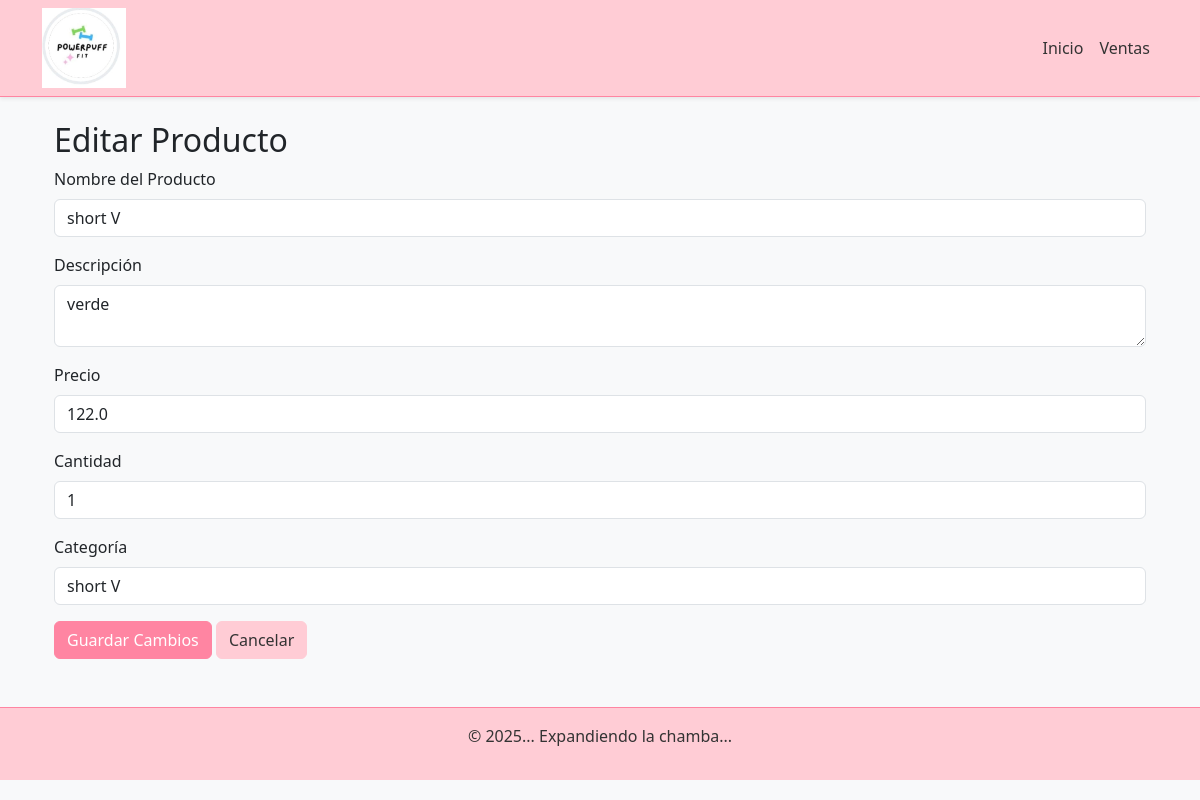
Before: /producto/editar/3 with the older database file.
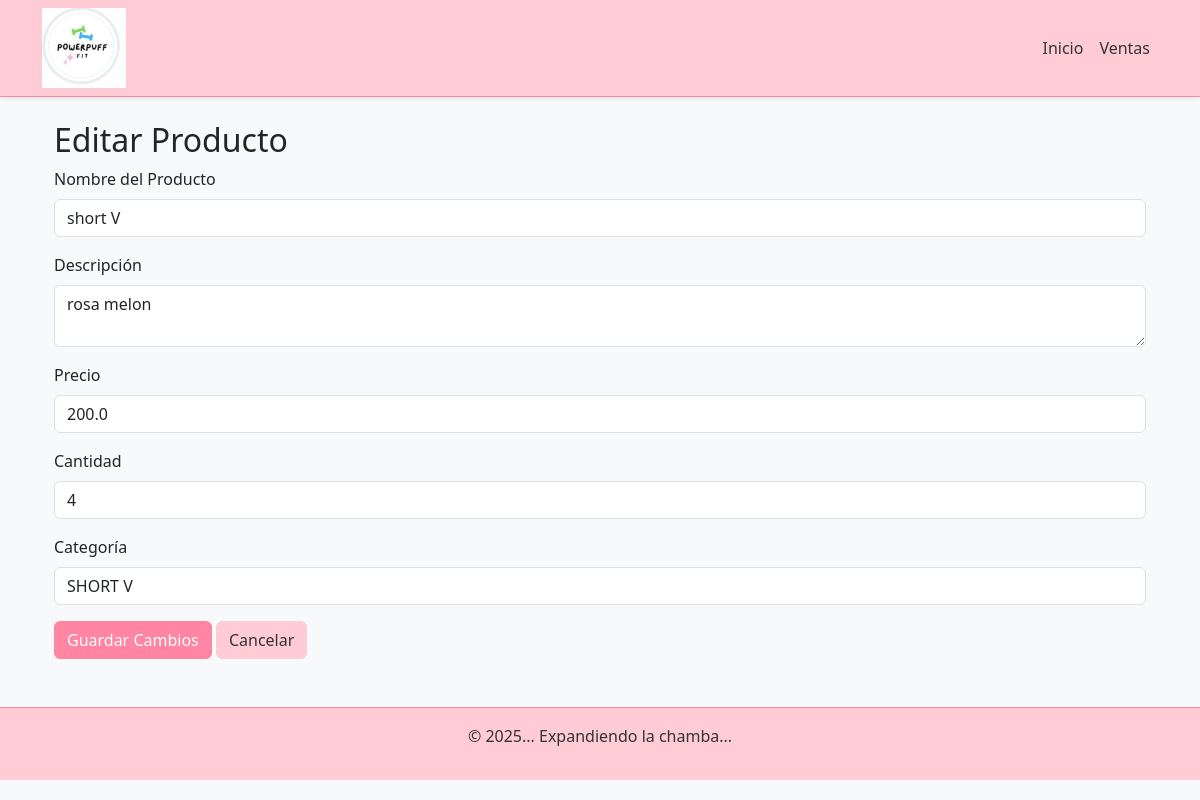
After: the same page with the newer database file.
### app/models.py (models this page shows, shortened)
class Producto(db.Model):
    id = db.Column(db.Integer, primary_key=True)
    nombre = db.Column(db.String(100), nullable=False)
    descripcion = db.Column(db.String(200), nullable=False)
    precio = db.Column(db.Float, nullable=False)
    cantidad = db.Column(db.Integer, nullable=False)
    categoria = db.Column(db.String(100), nullable=False)
    activo = db.Column(db.Boolean, default=True)
    ventas = db.relationship('VentaProducto', back_populates='producto')

### app/routes.py (the view, shortened to what this page needs)
@routes.route('/producto/editar/<int:id>', methods=['GET', 'POST'])
def editar_producto(id):
    producto = Producto.query.get_or_404(id)
    return render_template('editar_producto.html', producto=producto, categorias=CATEGORIAS_PREDETERMINADAS)

### app/templates/editar_producto.html
{% extends "base.html" %}
{% block content %}
<div class="container mt-4">
    <h2>Editar Producto</h2>
    <form action="{{ url_for('routes.editar_producto', id=producto.id) }}" method="POST">
        <div class="mb-3">
            <label for="nombre" class="form-label">Nombre del Producto</label>
            <input type="text" class="form-control" id="nombre" name="nombre" value="{{ producto.nombre }}" required>
        </div>
        <div class="mb-3">
            <label for="descripcion" class="form-label">Descripción</label>
            <textarea class="form-control" id="descripcion" name="descripcion">{{ producto.descripcion }}</textarea>
        </div>
        <div class="mb-3">
            <label for="precio" class="form-label">Precio</label>
            <input type="number" class="form-control" id="precio" name="precio" value="{{ producto.precio }}" step="0.01" required>
        </div>
        <div class="mb-3">
            <label for="cantidad" class="form-label">Cantidad</label>
            <input type="number" class="form-control" id="cantidad" name="cantidad" value="{{ producto.cantidad }}" required>
        </div>
        <div class="mb-3">
            <label for="categoria" class="form-label">Categoría</label>
            <input type="text" class="form-control" id="categoria" name="categoria" value="{{ producto.categoria }}">
        </div>
        <div class="d-grid gap-2 d-md-block">
            <button type="submit" class="btn btn-primary">Guardar Cambios</button>
            <a href="{{ url_for('routes.index') }}" class="btn btn-secondary">Cancelar</a>
        </div>
    </form>
</div>
{% endblock %}

Changed rows visible on the page:
changed Producto "short V": descripcion "verde" → "rosa melon"; precio "122.0" → "200.0"; cantidad "1" → "4"; categoria "short V" → "SHORT V"
